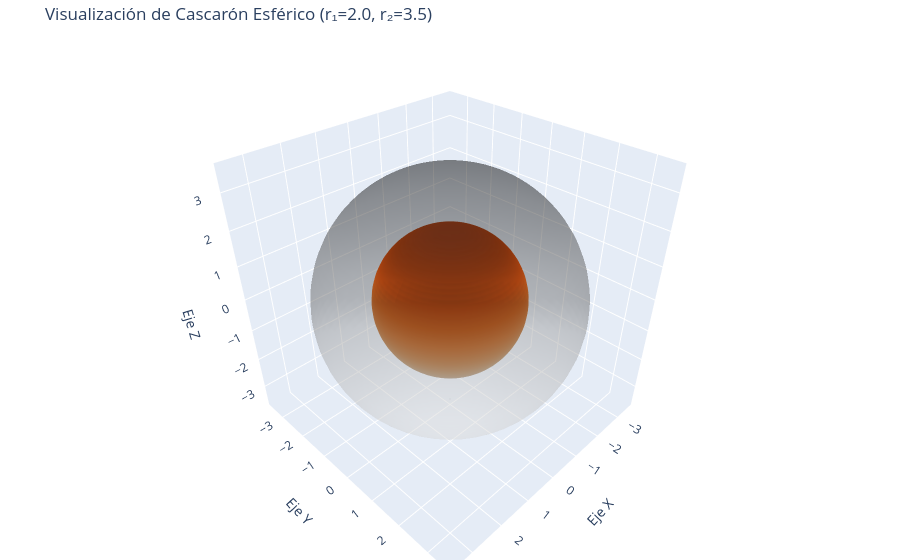

Notebook code for this chart:
### Markdown cell above
&nbsp;
```{image} images_tikz/04_02.svg
:alt: Condensador esférico
:width: 40%
:align: center
```
&nbsp;

### Code cell
import numpy as np
import plotly.graph_objects as go

# Función geométrica para crear una esfera (superficie)
def crear_esfera(radio, resolucion=50):
    # Generar la rejilla esférica (phi: [0, pi], theta: [0, 2*pi])
    phi = np.linspace(0, np.pi, resolucion)
    theta = np.linspace(0, 2 * np.pi, resolucion)
    phi_grid, theta_grid = np.meshgrid(phi, theta)
    
    # Coordenadas cartesianas
    x = radio * np.sin(phi_grid) * np.cos(theta_grid)
    y = radio * np.sin(phi_grid) * np.sin(theta_grid)
    z = radio * np.cos(phi_grid)
    return x, y, z

# --- PARÁMETROS INICIALES ---
# Define los radios (asegúrate de que rext > rint)
r_interior = 2.0  # Esfera interior sólida
r_exterior = 3.5  # Cascarón exterior translúcido

# Generar coordenadas para ambas esferas
x_int, y_int, z_int = crear_esfera(r_interior)
x_ext, y_ext, z_ext = crear_esfera(r_exterior)

# Crear la figura interactiva 3D
fig = go.Figure()

# --- AÑADIR SUPERFICIES ---

# 1. Esfera Interior (Sólida - ej. Cobre/Naranja)
fig.add_trace(go.Surface(
    x=x_int, y=y_int, z=z_int,
    colorscale='Oranges', # Estilo visual 'cobre'
    showscale=False,
    opacity=1.0,         # Completamente opaca
    name='Esfera Interior Sólida'
))

# 2. Cascarón Exterior (Translúcido - ej. Malla/Gris)
fig.add_trace(go.Surface(
    x=x_ext, y=y_ext, z=z_ext,
    colorscale='Greys',   # Estilo visual 'malla metálica'
    showscale=False,
    opacity=0.3,         # Baja opacidad para ver el interior
    name='Cascarón Translúcido'
))

# --- AJUSTES DE DISEÑO Y PROPORCIÓN ---
fig.update_layout(
    title=f'Visualización de Cascarón Esférico (r₁={r_interior}, r₂={r_exterior})',
    scene=dict(
        xaxis_title='Eje X',
        yaxis_title='Eje Y',
        zaxis_title='Eje Z',
        aspectmode='data' # CRÍTICO: Mantiene la proporción geométrica real 1:1:1
    ),
    margin=dict(l=0, r=0, b=0, t=40)
)

# Mostrar la visualización interactiva
fig.show()

### Figure 1 — Plotly figure (JSON) as saved in the notebook; plotly's stock layout.template omitted (floating-point values rounded to 4 significant figures; data arrays with more than 128 entries replaced by an {"elided": "..."} marker saying what was removed)
{"data": [{"colorscale": [[0, "rgb(255,245,235)"], [0.125, "rgb(254,230,206)"], [0.25, "rgb(253,208,162)"], [0.375, "rgb(253,174,107)"], [0.5, "rgb(253,141,60)"], [0.625, "rgb(241,105,19)"], [0.75, "rgb(217,72,1)"], [0.875, "rgb(166,54,3)"], [1, "rgb(127,39,4)"]], "name": "Esfera Interior Sólida", "opacity": 1, "showscale": false, "type": "surface", "x": {"elided": "50x50 float values"}, "y": {"elided": "50x50 float values"}, "z": {"elided": "50x50 float values"}}, {"colorscale": [[0, "rgb(255,255,255)"], [0.125, "rgb(240,240,240)"], [0.25, "rgb(217,217,217)"], [0.375, "rgb(189,189,189)"], [0.5, "rgb(150,150,150)"], [0.625, "rgb(115,115,115)"], [0.75, "rgb(82,82,82)"], [0.875, "rgb(37,37,37)"], [1, "rgb(0,0,0)"]], "name": "Cascarón Translúcido", "opacity": 0.3, "showscale": false, "type": "surface", "x": {"elided": "50x50 float values"}, "y": {"elided": "50x50 float values"}, "z": {"elided": "50x50 float values"}}], "layout": {"margin": {"b": 0, "l": 0, "r": 0, "t": 40}, "scene": {"aspectmode": "data", "xaxis": {"title": {"text": "Eje X"}}, "yaxis": {"title": {"text": "Eje Y"}}, "zaxis": {"title": {"text": "Eje Z"}}}, "title": {"text": "Visualización de Cascarón Esférico (r₁=2.0, r₂=3.5)"}}}
